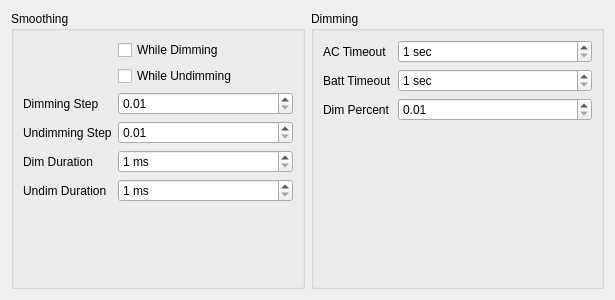
<?xml version="1.0" encoding="UTF-8"?>
<ui version="4.0">
 <class>DimmerTab</class>
 <widget class="QWidget" name="DimmerTab">
  <property name="geometry">
   <rect>
    <x>0</x>
    <y>0</y>
    <width>615</width>
    <height>300</height>
   </rect>
  </property>
  <property name="windowTitle">
   <string>DimmerTab</string>
  </property>
  <layout class="QGridLayout" name="gridLayout_2">
   <item row="0" column="0">
    <widget class="QGroupBox" name="groupBox">
     <property name="title">
      <string>Smoothing</string>
     </property>
     <layout class="QFormLayout" name="formLayout">
      <item row="0" column="1">
       <widget class="QCheckBox" name="smoothDim">
        <property name="text">
         <string>While Dimming</string>
        </property>
       </widget>
      </item>
      <item row="1" column="1">
       <widget class="QCheckBox" name="smoothUndim">
        <property name="text">
         <string>While Undimming</string>
        </property>
       </widget>
      </item>
      <item row="1" column="0">
       <widget class="QLabel" name="label">
        <property name="text">
         <string/>
        </property>
       </widget>
      </item>
      <item row="0" column="0">
       <widget class="QLabel" name="label_2">
        <property name="text">
         <string/>
        </property>
       </widget>
      </item>
      <item row="2" column="0">
       <widget class="QLabel" name="label_3">
        <property name="text">
         <string>Dimming Step</string>
        </property>
       </widget>
      </item>
      <item row="2" column="1">
       <widget class="QDoubleSpinBox" name="dimStep">
        <property name="prefix">
         <string/>
        </property>
        <property name="minimum">
         <double>0.010000000000000</double>
        </property>
        <property name="maximum">
         <double>0.500000000000000</double>
        </property>
        <property name="singleStep">
         <double>0.010000000000000</double>
        </property>
       </widget>
      </item>
      <item row="3" column="0">
       <widget class="QLabel" name="label_4">
        <property name="text">
         <string>Undimming Step</string>
        </property>
       </widget>
      </item>
      <item row="3" column="1">
       <widget class="QDoubleSpinBox" name="undimStep">
        <property name="minimum">
         <double>0.010000000000000</double>
        </property>
        <property name="maximum">
         <double>0.500000000000000</double>
        </property>
        <property name="singleStep">
         <double>0.010000000000000</double>
        </property>
       </widget>
      </item>
      <item row="4" column="0">
       <widget class="QLabel" name="label_5">
        <property name="text">
         <string>Dim Duration</string>
        </property>
       </widget>
      </item>
      <item row="4" column="1">
       <widget class="QSpinBox" name="dimTime">
        <property name="suffix">
         <string> ms</string>
        </property>
        <property name="minimum">
         <number>1</number>
        </property>
        <property name="maximum">
         <number>10000</number>
        </property>
       </widget>
      </item>
      <item row="5" column="0">
       <widget class="QLabel" name="label_6">
        <property name="text">
         <string>Undim Duration</string>
        </property>
       </widget>
      </item>
      <item row="5" column="1">
       <widget class="QSpinBox" name="undimTime">
        <property name="suffix">
         <string> ms</string>
        </property>
        <property name="minimum">
         <number>1</number>
        </property>
        <property name="maximum">
         <number>10000</number>
        </property>
       </widget>
      </item>
     </layout>
    </widget>
   </item>
   <item row="0" column="1">
    <widget class="QGroupBox" name="groupBox_2">
     <property name="title">
      <string>Dimming</string>
     </property>
     <layout class="QFormLayout" name="formLayout_2">
      <item row="0" column="0">
       <widget class="QLabel" name="label_7">
        <property name="text">
         <string>AC Timeout</string>
        </property>
       </widget>
      </item>
      <item row="0" column="1">
       <widget class="QSpinBox" name="acTimeout">
        <property name="suffix">
         <string> sec</string>
        </property>
        <property name="minimum">
         <number>1</number>
        </property>
        <property name="maximum">
         <number>10000</number>
        </property>
       </widget>
      </item>
      <item row="1" column="0">
       <widget class="QLabel" name="label_8">
        <property name="text">
         <string>Batt Timeout</string>
        </property>
       </widget>
      </item>
      <item row="1" column="1">
       <widget class="QSpinBox" name="battTimeout">
        <property name="suffix">
         <string> sec</string>
        </property>
        <property name="minimum">
         <number>1</number>
        </property>
        <property name="maximum">
         <number>10000</number>
        </property>
       </widget>
      </item>
      <item row="2" column="0">
       <widget class="QLabel" name="label_9">
        <property name="text">
         <string>Dim Percent</string>
        </property>
       </widget>
      </item>
      <item row="2" column="1">
       <widget class="QDoubleSpinBox" name="dimPct">
        <property name="minimum">
         <double>0.010000000000000</double>
        </property>
        <property name="maximum">
         <double>1.000000000000000</double>
        </property>
        <property name="singleStep">
         <double>0.010000000000000</double>
        </property>
       </widget>
      </item>
     </layout>
    </widget>
   </item>
  </layout>
 </widget>
 <resources/>
 <connections/>
</ui>
